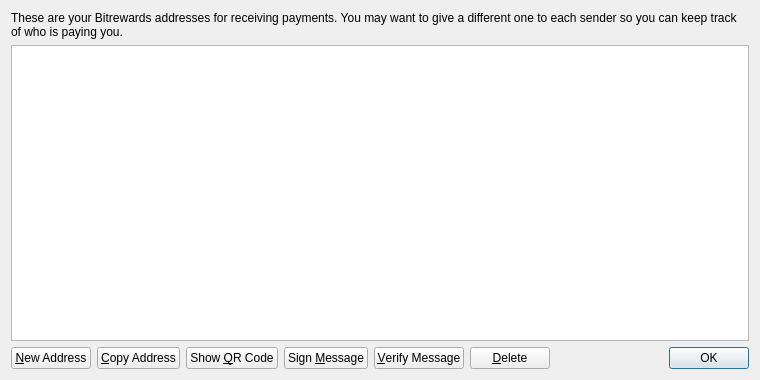
<?xml version="1.0" encoding="UTF-8"?>
<ui version="4.0">
 <class>AddressBookPage</class>
 <widget class="QWidget" name="AddressBookPage">
  <property name="geometry">
   <rect>
    <x>0</x>
    <y>0</y>
    <width>760</width>
    <height>380</height>
   </rect>
  </property>
  <property name="windowTitle">
   <string>Address Book</string>
  </property>
  <layout class="QVBoxLayout" name="verticalLayout">
   <item>
    <widget class="QLabel" name="labelExplanation">
     <property name="text">
      <string>These are your Bitrewards addresses for receiving payments. You may want to give a different one to each sender so you can keep track of who is paying you.</string>
     </property>
     <property name="textFormat">
      <enum>Qt::PlainText</enum>
     </property>
     <property name="wordWrap">
      <bool>true</bool>
     </property>
    </widget>
   </item>
   <item>
    <widget class="QTableView" name="tableView">
     <property name="contextMenuPolicy">
      <enum>Qt::CustomContextMenu</enum>
     </property>
     <property name="toolTip">
      <string>Double-click to edit address or label</string>
     </property>
     <property name="tabKeyNavigation">
      <bool>false</bool>
     </property>
     <property name="selectionMode">
      <enum>QAbstractItemView::SingleSelection</enum>
     </property>
     <property name="selectionBehavior">
      <enum>QAbstractItemView::SelectRows</enum>
     </property>
     <property name="sortingEnabled">
      <bool>true</bool>
     </property>
     <attribute name="verticalHeaderVisible">
      <bool>false</bool>
     </attribute>
    </widget>
   </item>
   <item>
    <layout class="QHBoxLayout" name="horizontalLayout">
     <item>
      <widget class="QPushButton" name="newAddressButton">
       <property name="toolTip">
        <string>Create a new address</string>
       </property>
       <property name="text">
        <string>&amp;New Address</string>
       </property>
      </widget>
     </item>
     <item>
      <widget class="QPushButton" name="copyToClipboard">
       <property name="toolTip">
        <string>Copy the currently selected address to the system clipboard</string>
       </property>
       <property name="text">
        <string>&amp;Copy Address</string>
       </property>
      </widget>
     </item>
     <item>
      <widget class="QPushButton" name="showQRCode">
       <property name="text">
        <string>Show &amp;QR Code</string>
       </property>
      </widget>
     </item>
     <item>
      <widget class="QPushButton" name="signMessage">
       <property name="toolTip">
        <string>Sign a message to prove you own a Bitrewards address</string>
       </property>
       <property name="text">
        <string>Sign &amp;Message</string>
       </property>
      </widget>
     </item>
     <item>
      <widget class="QPushButton" name="verifyMessage">
       <property name="toolTip">
        <string>Verify a message to ensure it was signed with a specified Bitrewards address</string>
       </property>
       <property name="text">
        <string>&amp;Verify Message</string>
       </property>
      </widget>
     </item>
     <item>
      <widget class="QPushButton" name="deleteButton">
       <property name="toolTip">
        <string>Delete the currently selected address from the list</string>
       </property>
       <property name="text">
        <string>&amp;Delete</string>
       </property>
      </widget>
     </item>
     <item>
      <spacer name="horizontalSpacer">
       <property name="orientation">
        <enum>Qt::Horizontal</enum>
       </property>
       <property name="sizeHint" stdset="0">
        <size>
         <width>40</width>
         <height>20</height>
        </size>
       </property>
      </spacer>
     </item>
     <item>
      <widget class="QDialogButtonBox" name="buttonBox">
       <property name="sizePolicy">
        <sizepolicy hsizetype="Maximum" vsizetype="Fixed">
         <horstretch>0</horstretch>
         <verstretch>0</verstretch>
        </sizepolicy>
       </property>
       <property name="standardButtons">
        <set>QDialogButtonBox::Ok</set>
       </property>
      </widget>
     </item>
    </layout>
   </item>
  </layout>
 </widget>
 <resources>
  <include location="../bitcoin.qrc"/>
 </resources>
 <connections/>
</ui>
